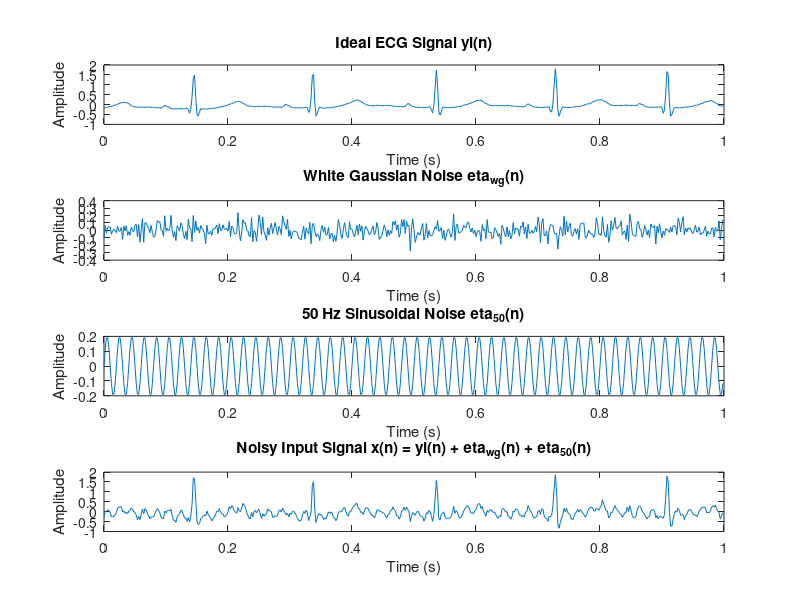
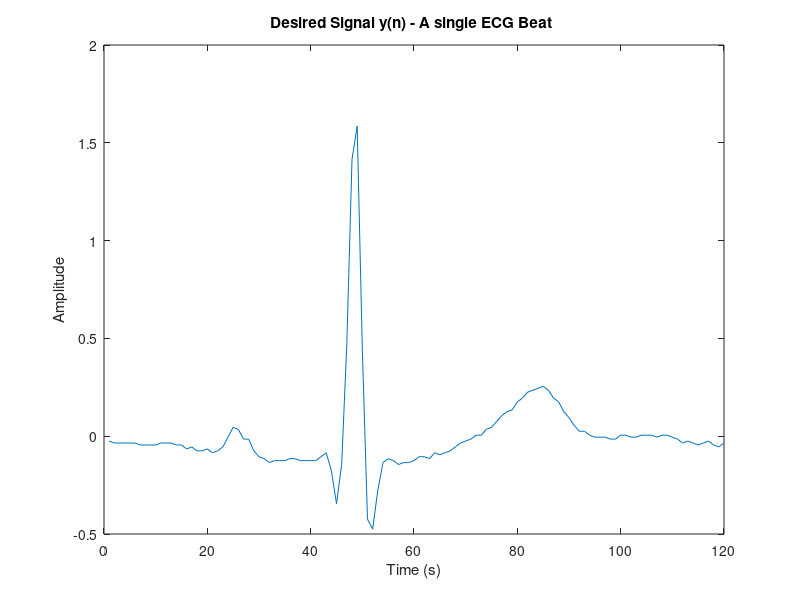
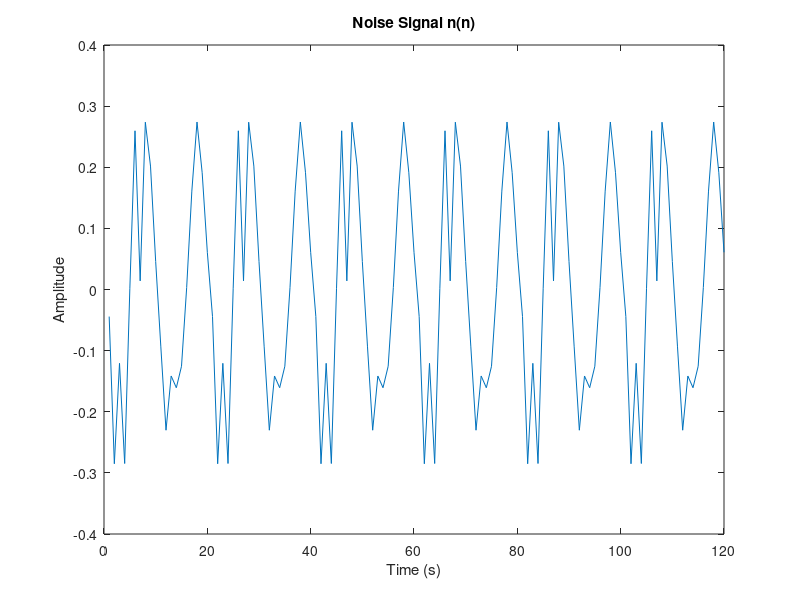

Recreate these plots in MATLAB, in order. (Note: this script raises an error after producing the figures.)
% 1. Wiener filter

clear all;
clc;

% Data Construction
load('idealECG.mat');
yi = idealECG;                              % ideal ECG signal
M = length(yi);                             % Length of the signal
Fs = 500;                                   % sampling frequency(Hz)
t = (0:M-1)/Fs;                             % Time vector for the signal

SNR = 10;
rng(0);
n_wg = awgn(yi, SNR, 'measured') - yi;      % white Gaussian noise

n_50 = 0.2 * sin(2 * pi * 50 * t);          % 50Hz noise

n  = n_wg + n_50;                           % Total noise
x = yi + n;                                 % Primary input signal

% Plot the constructed signals
figure(1);
subplot(4,1,1);
plot(t(1:500), yi(1:500));
title('Ideal ECG Signal yi(n)');
xlabel('Time (s)');
ylabel('Amplitude');

subplot(4,1,2);
plot(t(1:500), n_wg(1:500));
title('White Gaussian Noise eta_{wg}(n)');
xlabel('Time (s)');
ylabel('Amplitude');

subplot(4,1,3);
plot(t(1:500), n_50(1:500));
title('50 Hz Sinusoidal Noise eta_{50}(n)');
xlabel('Time (s)');
ylabel('Amplitude');

subplot(4,1,4);
plot(t(1:500), x(1:500));
title('Noisy Input Signal x(n) = yi(n) + eta_{wg}(n) + eta_{50}(n)');
xlabel('Time (s)');
ylabel('Amplitude');

%--------------------------------------------------------------------------

% Discrete time-domain implementation of the Wiener filter

% Part 1

% 1.1 (a)

M = 20;                                % Filter Length (an arbitary value)

yi_1 = yi(26:145);                     % Desired signal
yi_1 = yi_1 - mean(yi_1);              % For E[y] to be zero.
figure(2)
plot(yi_1);
title('Desired Signal y(n) - A single ECG Beat ');
xlabel('Time (s)');
ylabel('Amplitude');

n_ = x(27:46);                         % Isoelectric segment
n_1 =  [n_ n_ n_ n_ n_ n_];            % Noise signal
n_1 = (n_1- mean(n_1));
figure(3)
plot(n_1);
title('Noise Signal n(n)');
xlabel('Time (s)');
ylabel('Amplitude');

w_1 = computeWienerWeights(yi_1, n_1, M);

x_1 = x - mean(x);                    % Input Signal
x_1 = x_1 - mean(x_1);

yhat_1 = filter(w_1, 1, x_1);

figure(4)
plot(t(1:500), x_1(1:500), 'g', 'LineWidth', 2);    
hold on; 
plot(t(1:500), yhat_1(1:500), 'r', 'LineWidth', 2);  
plot(t(1:500), yi(1:500), 'b', 'LineWidth', 2);  
hold off;  
legend('Input signal x(i)', 'Filtered signal', 'Desired signal y(i)', 'Location', 'best');
xlabel('Time (s)');
ylabel('Amplitude');
title('Wiener Filtered signal for an arbitary order')


% % Find auto-correlation using x(n) and yi(n)

% R_XX = xcorr(x, M-1);   
% R_XX_matrix = toeplitz(R_XX(M:end));
% 
% % Compute the cross-correlation between input and desired signal
% R_Xy = xcorr(yi, x, M-1);  
% R_Xy = R_Xy(M:end);    
% 
% % Solve for the Wiener filter coefficients w
% w = inv(R_XX_matrix)*R_Xy.'  % Solve Wiener-Hopf equation
% plot(filter(w, 1, x))  
% plot(x) 

%--------------------------------------------------------------------------

% 1.1 (b)

% Obtain the optimum filter order

errors = [];  % Initialize an empty array to store RMS errors

for M_i = 1:120
    
    w_i = computeWienerWeights(yi_1, n_1, M_i);
    
    signal = filter(w_i, 1, x_1); 

    error = yi - signal;  
    
    rms_error = sqrt(mean(error.^2));  

    errors = [errors, rms_error];  
end

figure(5);
plot(1:120, errors);
title('RMS Error vs M_i');
xlabel('M_i');
ylabel('RMS Error');
grid on;

M_optimum = 41;                              % Obtained Using the grapgh
w_optimum = computeWienerWeights(yi_1, n_1, M_optimum);

% fvtool(w_optimum, 1)

%--------------------------------------------------------------------------

% 1.1 (c)

% FIlter the noisy signal using the optimum filter

yhat_optimum_1 = filter(w_optimum, 1, x_1); % Apply the filter

figure(6)
plot(t(1:500), x_1(1:500), 'g', 'LineWidth', 2);  
hold on;  
plot(t(1:500), yhat_optimum_1(1:500), 'r', 'LineWidth', 2);
plot(t(1:500), yi(1:500), 'b', 'LineWidth', 2); 
hold off;  
legend('Input signal x(i)', 'Filtered signal', 'Desired signal y(i)', 'Location', 'best');
xlabel('Time (s)');
ylabel('Amplitude');
title('Wiener Filtered signal for optimum filter order')

%--------------------------------------------------------------------------

% 1.1 (d)

% Plot each signal's PSDs

figure(7);
[p_yi, f] = periodogram(yi, [], [], Fs);
[p_n, ~] = periodogram(n, [], [], Fs);
[p_x, ~] = periodogram(x, [], [], Fs);
[p_yhat_optimum, ~] = periodogram(yhat_optimum_1, [], [], Fs);
plot(f, 10*log10(p_yi), f, 10*log10(p_n), f, 10*log10(p_x), f, 10*log10(p_yhat_optimum)); 
legend('yi(n)', 'n(n)', 'x(n)', 'yhat(n)');
title('Power Spectral Density of Signals');
grid on;
hold off;

%%%%%%%%%%%%%%%%%%%%%%%%%%%%%%%%%%%%%%%%%%%%%%%%%%%%%%%%%%%%%%%%%%%%%%%%%%%

% part 2

% Construct a mathematical ECG model
len = 120;                           % Total length of the ECG signal
R_peak_height = 1.5;                 % Height of the R peak
P_wave_height = 0.1;                 % Height of the P wave
T_wave_height = 0.25;                % Height of the T wave

liner_ecg_signal = zeros(1, len);   % Initialize the ECG signal

% Generate P Wave
p_wave = P_wave_height * (1 - cos(linspace(0, 2*pi, 15))); 
liner_ecg_signal(20:34) = liner_ecg_signal(20:34) + p_wave;

% Generate QRS Complex 
q_wave = linspace(0, -0.2, 5);         % Q wave (small downward slope)
r_wave = [linspace(-0.2, R_peak_height, 2), linspace(R_peak_height, -0.3, 3)]; % Triangular R wave
s_wave = linspace(-0.3, 0, 10);        % S wave (downward slope)

% Combine QRS components into the signal
liner_ecg_signal(40:44) = liner_ecg_signal(40:44) + q_wave;  % Add Q wave
liner_ecg_signal(44:48) = liner_ecg_signal(44:48) + r_wave;  % Add R wave 
liner_ecg_signal(48:57) = liner_ecg_signal(48:57) + s_wave;  % Add S wave

% Generate T Wave 
t_wave = T_wave_height * (1 - cos(linspace(0, 2*pi, 21)));
liner_ecg_signal(80:100) = liner_ecg_signal(80:100) + t_wave;

% 1.1 (a)

M = 20;                                 % Filter Length (an arbitary value)

yi_2 = liner_ecg_signal;                % Desired signal

yi_2 = yi_2 - mean(yi_2);               % For E[y] to be zero

figure(8)
plot(yi_2);
title('Desired Signal y(n) - A single ECG Beat ');
xlabel('Time (s)');
ylabel('Amplitude');

n_ = x(27:46);                          % Isoelectric segment
n_2 =  [n_ n_ n_ n_ n_ n_];             % Noise signal
n_2 = (n_2- mean(n_2));
figure(9)
plot(n_2);
title('Noise Signal n(n)');
xlabel('Time (s)');
ylabel('Amplitude');

w_2 = computeWienerWeights(yi_2, n_2, M);

x_2 = x;
x_2 = x_2 - mean(x_2);

yhat_2 = filter(w_2, 1, x_2);

figure(10)
plot(t(1:500), x_2(1:500), 'g', 'LineWidth', 2);  
hold on;  
plot(t(1:500), yhat_2(1:500), 'r', 'LineWidth', 2);  
plot(t(1:500), yi(1:500), 'b', 'LineWidth', 2); 
hold off;
legend('Input signal x(i)', 'Filtered signal', 'Desired signal y(i)', 'Location', 'best');
xlabel('Time (s)');
ylabel('Amplitude');
title('Wiener Filtered signal for an arbitary order')

%--------------------------------------------------------------------------

% 1.1 (b)

errors = [];  

for M_i = 1:120
    w_i = computeWienerWeights(yi_2, n_2, M_i);
    
    signal = filter(w_i, 1, x_2); 
    
    error = yi - signal;  

    rms_error = sqrt(mean(error.^2));  
    
    errors = [errors, rms_error];  
end

figure(11);
plot(1:120, errors);
title('RMS Error vs M_i');
xlabel('M_i');
ylabel('RMS Error');
grid on;

M_optimum_2 = 76;
w_optimum_2 = computeWienerWeights(yi_2, n_1, M_optimum_2);
% fvtool(w_optimum_2, 1)

%--------------------------------------------------------------------------

% 1.1 (c)

yhat_optimum_2 = filter(w_optimum_2, 1, x_2);

figure(12)
plot(t(1:500), x_2(1:500), 'g', 'LineWidth', 2); 
hold on; 
plot(t(1:500), yhat_optimum_2(1:500), 'r', 'LineWidth', 2);
plot(t(1:500), yi(1:500), 'b', 'LineWidth', 2); 
hold off; 
legend('Input signal x(i)', 'Filtered signal', 'Desired signal y(i)', 'Location', 'best');
xlabel('Time (s)');
ylabel('Amplitude');
title('Wiener Filtered signal for optimum filter order')

%--------------------------------------------------------------------------

% 1.1 (d)

% Plot each signal's PSDs
figure(13);
[p_yi, f] = periodogram(yi, [], [], Fs);
[p_n, ~] = periodogram(n, [], [], Fs);
[p_x, ~] = periodogram(x, [], [], Fs);
[p_yhat_optimum_2, ~] = periodogram(yhat_optimum_2, [], [], Fs);
plot(f, 10*log10(p_yi), f, 10*log10(p_n), f, 10*log10(p_x), f, 10*log10(p_yhat_optimum_2)); 
legend('yi(n)', 'n(n)', 'x(n)', 'yhat(n)');
title('Power Spectral Density of Signals');
grid on;
hold off;


%%%%%%%%%%%%%%%%%%%%%%%%%%%%%%%%%%%%%%%%%%%%%%%%%%%%%%%%%%%%%%%%%%%%%%%%%%%

%  Frequency domain implementation of the Wiener filter

% 1.2 (a)

[yhat_f_1, W_f_1] = wiener_filter_fd(x_1, yi_1, n_1);

figure(14)
plot(t(1:500), x_1(1:500), 'g', 'LineWidth', 2);
hold on; 
plot(t(1:500), yhat_f_1(1:500), 'r', 'LineWidth', 2); 
plot(t(1:500), yi(1:500), 'b', 'LineWidth', 2);
hold off; 
legend('Input signal x(i)', 'Filtered signal', 'Desired signal y(i)', 'Location', 'best');
xlabel('Time (s)');
ylabel('Amplitude');
title('Filtered Signal using Wiener Filter Derived in frequency Domain');

[yhat_f_2, w_f_2] = wiener_filter_fd(x_2, yi_2, n_2);

figure(15)
plot(t(1:500), x_2(1:500), 'g', 'LineWidth', 2);
hold on; 
plot(t(1:500), yhat_f_2(1:500), 'r', 'LineWidth', 2);
plot(t(1:500), yi(1:500), 'b', 'LineWidth', 2); 
hold off;
legend('Input signal x(i)', 'Filtered signal', 'Desired signal y(i)', 'Location', 'best');
xlabel('Time (s)');
ylabel('Amplitude');
title('Filtered Signal using Wiener Filter Derived in frequency Domain');

%--------------------------------------------------------------------------

% 1.2 (b)

% Calculate the Mean Squared Error (MSE)
MSE_1 = mean((yi - yhat_f_1).^2);
MSE_2 = mean((yi - yhat_f_2).^2);

figure(16)
plot(t(1:500), x_2(1:500), 'g', 'LineWidth', 2);
hold on; 
plot(t(1:500), yhat_f_1(1:500), 'r', 'LineWidth', 2);
plot(t(1:500), yhat_f_2(1:500), 'm', 'LineWidth', 2);
plot(t(1:500), yi(1:500), 'b', 'LineWidth', 2)
hold off;
legend(['Input signal x(i)'], ...
       ['Filtered signal - Part 1: MSE ' num2str(MSE_1)], ...
       ['Filtered signal - Part 2: MSE ' num2str(MSE_2)], ...
       ['Desired signal y(i)'], 'Location', 'best');
xlabel('Time (s)');
ylabel('Amplitude');
title('Filtered Signal using Wiener Filter Derved in frequency Domain');


%%%%%%%%%%%%%%%%%%%%%%%%%%%%%%%%%%%%%%%%%%%%%%%%%%%%%%%%%%%%%%%%%%%%%%%%%%%

% Effect on non-stationary noise on Wiener filtering

N = length(yi);
n1 = 0.2*sin(2*pi*50*t(1:N/2));
n2 = 0.3*sin(2*pi*100*t(N/2+1:N));
n_non_st = [n1'; n2'];
x_non_st = yi + n_non_st';
x_non_st = x_non_st - mean(x_non_st);

%--------------------------------------------------------------------------

% 1.3 (a)

yhat_non_st_1 = filter(w_1, 1, x_non_st);

len_x_non_st = length(x_non_st);
S_xx_non_st = fft(x_non_st, 2*len_x_non_st-1); 
Shat_yy_non_st = W_f_1 .* S_xx_non_st;    
yhat_non_st_1_f = ifft(Shat_yy_non_st);
yhat_non_st_1_f = yhat_non_st_1_f(1:len_x_non_st);  

%--------------------------------------------------------------------------

% 1.3 (b)

figure(17)
plot(t(3590:4090), x_non_st(3590:4090), 'g', 'LineWidth', 2);
hold on; 
plot(t(3590:4090), yhat_non_st_1(3590:4090), 'r', 'LineWidth', 2);
plot(t(3590:4090), yi(3590:4090), 'b', 'LineWidth', 2); 
hold off;
legend('Input signal x(i)', 'Filtered signal', 'Desired signal y(i)', 'Location', 'best');
xlabel('Time (s)');
ylabel('Amplitude');

figure(18)
plot(t(3590:4090), x_non_st(3590:4090), 'g', 'LineWidth', 2);
hold on; 
plot(t(3590:4090), yhat_non_st_1_f(3590:4090), 'r', 'LineWidth', 2);
plot(t(3590:4090), yi(3590:4090), 'b', 'LineWidth', 2); 
hold off;
legend('Input signal x(i)', 'Filtered signal', 'Desired signal y(i)', 'Location', 'best');
xlabel('Time (s)');
ylabel('Amplitude');


